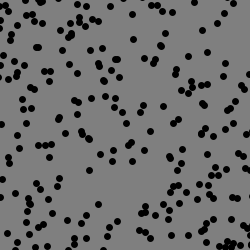
Frame 1 (no input)
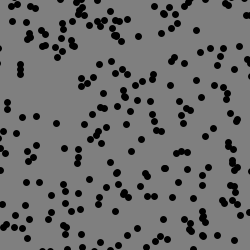
Frame 60 (the mouse pressed at the canvas centre just before this capture)
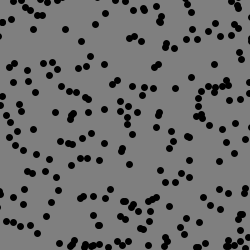
Frame 120 (the mouse held since frame 60 and released just before this capture)

The Processing sketch that drew these frames (run headless with seeded random() and noise(); from frame 60 on, the mouse is pressed at the canvas centre):

// Processing sketch: processing_176947
// ── processing_176947.pde

// the particle architecture is borrowed from
// The Nature of Code, Daniel Shiffman, http://natureofcode.com
 ParticleSystem ps;
void setup() {
    size(250, 250);
    background(127);
   ps = new ParticleSystem(new PVector(0, 0) );
   ps.addParticles(  );
}
void draw() {  
  background(127);
  // ps.addParticles(  );
   pushMatrix();
   translate(width/2, height/2);
    ps.run();
    popMatrix();
}
/////////////////////////////////////////////
/////////////////////////////////////////////
class ParticleSystem {
  ArrayList<Particle> particles;
  PVector origin;
    ParticleSystem(PVector location){ 
    origin = location.get();
    particles = new ArrayList<Particle>();
}
void addParticles(  ){
    PVector place;   
    float magnimax=400;
      for (float i=-magnimax; i<magnimax; i+=0.5) {
          float x = random(-180,180);
          float y = i + random(-3,3);
           place = new PVector(x, y  ); 
            particles.add(new Particle( place,  sqrt(magnimax*magnimax/4 - y*y) , round(random(0,1))*255  )); //cos(radians(y))*100 
    }
  }
void run() {
    for (int i = particles.size()-1; i >= 0; i--) {
      Particle p = particles.get(i);
      p.run(  particles); // ()
      if (p.isDead()) {
        particles.remove(i);
      }
    }  
  }
}
/////////////////////////////////////////////
/////////////////////////////////////////////
class Particle {
  PVector loc, vel, acc, loc0;
  float lifespan;
  float s, xx,yy, magni, myspeed, mytwist;
float borw;
   // initialize
  Particle(PVector l, float m , float bw) {
    loc0 = l.get();
    loc = new PVector(0,0,0 );
    magni=m;
    lifespan = 30.0;
    s=0;
    xx=0; yy=0;
    borw=bw;
  }
  void run(ArrayList<Particle> particles) { 
    update();
    display();
  }
  
  void update() {
    myspeed= map(mouseX,0,width,0.1,2);
    mytwist=   map(mouseY,0,height,0,2) ;
    s=s+ 1;
   loc.x= cos(radians( (s+ loc0.x*myspeed) / myspeed ) )* magni   ;
   loc.y= loc0.y;//  cos(radians( (s+ loc0.y *myspeed) / myspeed/ mymorph )) * sqrt(400*400/4 - loc0.x*loc0.x)   ;
   //  lifespan -= 2.0;
   loc.rotate(mytwist);
  }

  void display() {
     float   x= loc.x  +0;// lifespan/2; // width/100; //*15;
     float   y= loc.y  +0;// lifespan/2;// height/100;// *15;
//   stroke(  abs(loc0.x), 100,lifespan*3 );  //stroke(0,lifespan);
//    stroke(0);
    stroke(0);
    strokeWeight(7);
   point(x,y );
  }
  
  boolean isDead() {
    if (lifespan < 0.0) {
      return true;
    } else {
      return false;
    }
  }  
}
/////////////////////////////////////////////
/////////////////////////////////////////////
